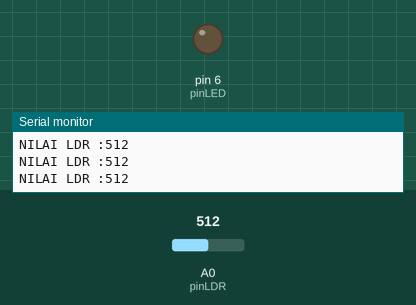
Bench run of a sketch on a simulated Arduino Uno, built with avr-gcc and run on an emulated ATmega328P. Shown: output pins drawn as LEDs (lit = HIGH), the last lines printed to the serial monitor. The test bench sets the inputs (shaded band); at power-on: A0 (pinLDR) = 512.

Above: at 1.2 s.
1.3 s: A0 (pinLDR) set to 716
At 1.7 s:
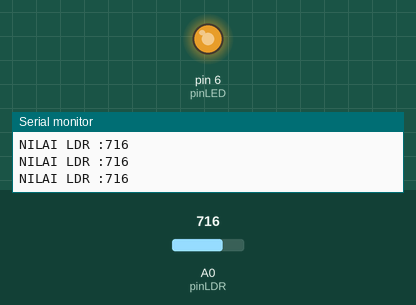
2.8 s: A0 (pinLDR) set to 761
At 3.2 s:
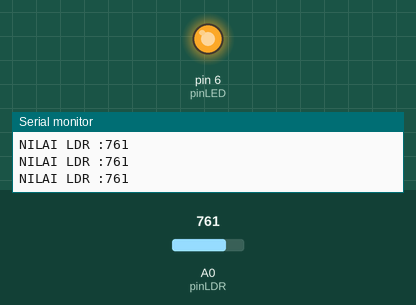
5.8 s: A0 (pinLDR) set to 768
At 6.4 s:
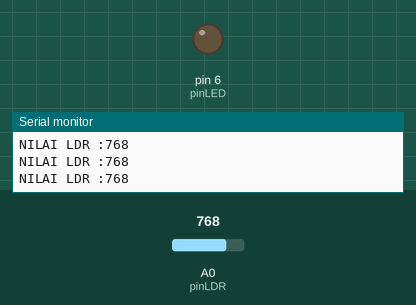
7.3 s: A0 (pinLDR) set to 900
At 8.5 s:
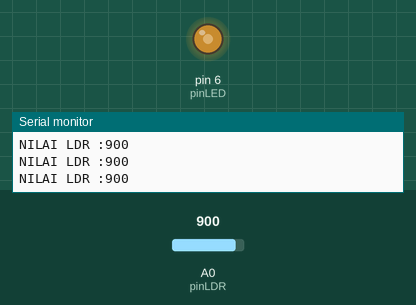
8.8 s: A0 (pinLDR) set to 306
At 10.0 s:
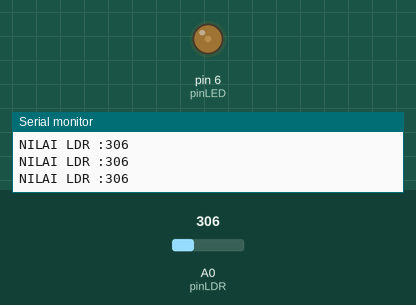
10.3 s: A0 (pinLDR) set to 122
At 11.6 s:
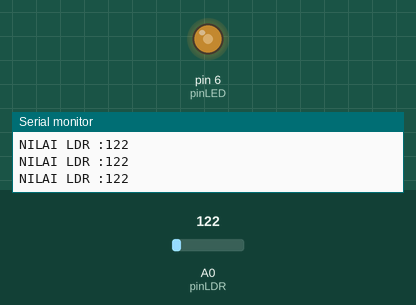
Timing chart, 0 to 12.8 s (numbered marks = the images above; inputs shaded):
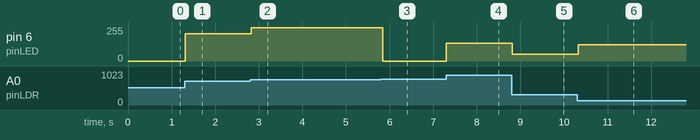

Measured:
- the behaviour switches between 767 and 768 on A0 (pinLDR) (found by bisection; images 2 and 3)
- after the input at 1.3 s, pin 6 (pinLED): 0/255 → 204/255 at once
- after the input at 2.8 s, pin 6 (pinLED): 204/255 → 249/255 at once
- after the input at 5.8 s, pin 6 (pinLED): 249/255 → 0/255 at once
- after the input at 7.3 s, pin 6 (pinLED): 0/255 → 132/255 at once
- after the input at 8.8 s, pin 6 (pinLED): 132/255 → 50/255 at once
- after the input at 10.3 s, pin 6 (pinLED): 50/255 → 122/255 at once

The sketch:

2._Sensor_LDR.ino
```cpp
//Inisialisasi
int pinLDR=A0;
int pinLED=6;
void setup() {
 Serial.begin(9600);
 pinMode(pinLED, OUTPUT);
}

void loop() {
//Baca Sensor/DAta
  int bacaLDR = analogRead(pinLDR);
//  bacaLDR=map(bacaLDR, 8 , 1023, 0, 255);

//Print Serial
  Serial.println("NILAI LDR :" + String(bacaLDR));

//Logika Program
  analogWrite(pinLED, bacaLDR);
  delay(50);
}
```
